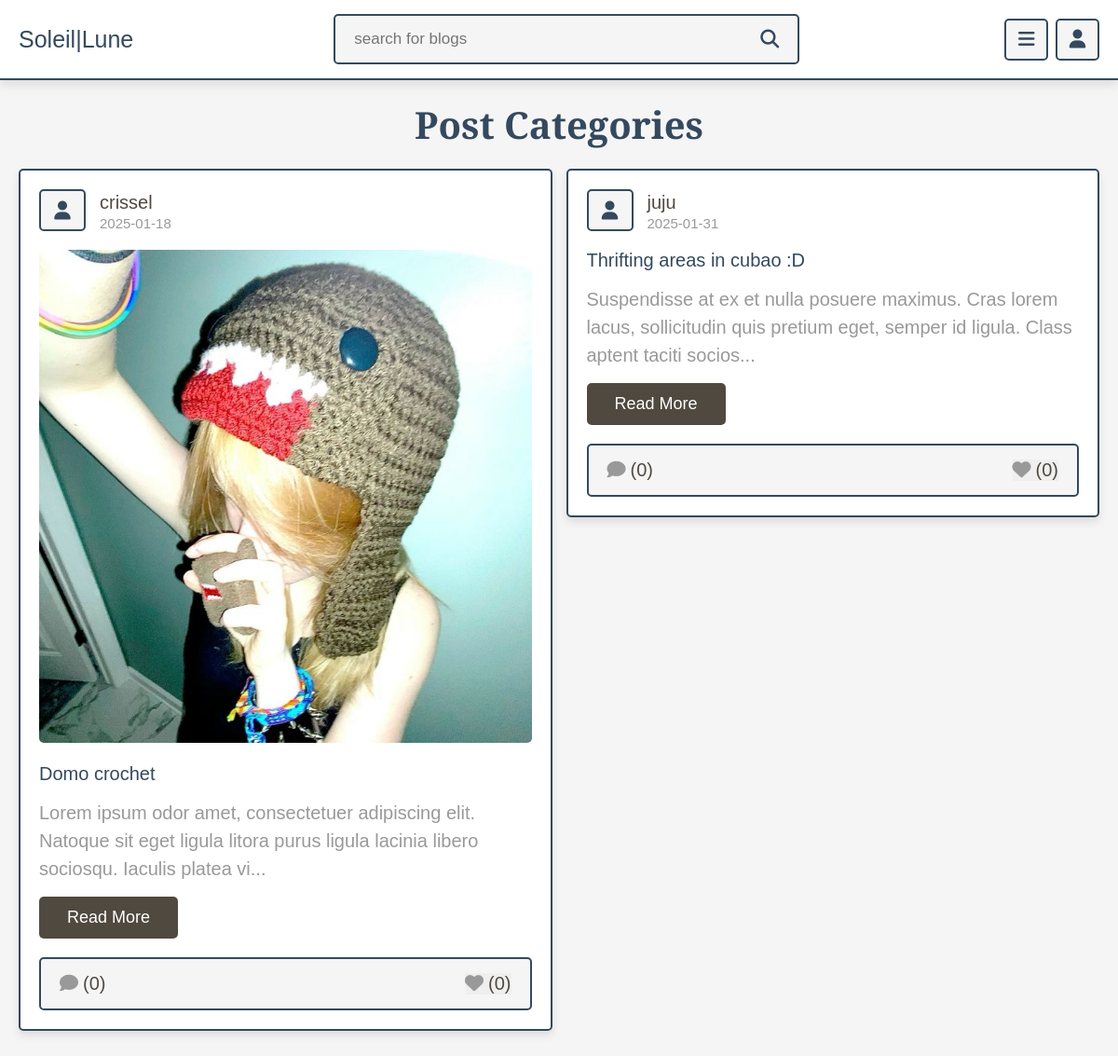
Screenshot of /category.php?category=fashion,style,shopping with the database file from the repository.
### tables this page shows
CREATE TABLE `posts` (
  `id` int(100) NOT NULL,
  `admin_id` int(100) NOT NULL,
  `name` varchar(100) NOT NULL,
  `title` varchar(100) NOT NULL,
  `content` varchar(10000) NOT NULL,
  `category` varchar(50) NOT NULL,
  `image` varchar(100) NOT NULL,
  `date` date NOT NULL DEFAULT current_timestamp(),
  `status` varchar(10) NOT NULL
);

### category.php (the view, shortened to what this page needs)
<?php
include 'components/connect.php';
if(isset($_SESSION['user_id'])){
   $user_id = $_SESSION['user_id'];
}else{
   $user_id = '';
};
if(isset($_GET['category'])){
   $category = $_GET['category'];
}else{
   $category = '';
}
?>
<!DOCTYPE html>
<html lang="en">
<head>
   <link rel="icon" type="image/x-icon" href="fav/sm.ico">   <link rel="stylesheet" href="https://cdnjs.cloudflare.com/ajax/libs/font-awesome/6.1.1/css/all.min.css">
   <link rel="stylesheet" href="css/style.css">
</head>
<body>
   <?php include 'components/user_header.php'; ?>
<section class="posts-container">
   <h1 class="heading">post categories</h1>
   <div class="box-container">
      <?php
         $select_posts = $conn->prepare("SELECT * FROM `posts` WHERE category = ? and status = ?");
         $select_posts->execute([$category, 'active']);
         if($select_posts->rowCount() > 0){
            while($fetch_posts = $select_posts->fetch(PDO::FETCH_ASSOC)){
            $post_id = $fetch_posts['id'];
            $count_post_comments = $conn->prepare("SELECT * FROM `comments` WHERE post_id = ?");
            $count_post_comments->execute([$post_id]);
            $total_post_comments = $count_post_comments->rowCount();
            $count_post_likes = $conn->prepare("SELECT * FROM `likes` WHERE post_id = ?");
            $count_post_likes->execute([$post_id]);
            $total_post_likes = $count_post_likes->rowCount();
            $confirm_likes = $conn->prepare("SELECT * FROM `likes` WHERE user_id = ? AND post_id = ?");
            $confirm_likes->execute([$user_id, $post_id]);
      ?>
      <form class="box" method="post">
         <div class="post-admin">
            <i class="fas fa-user"></i>
            <div>
               <a href="author_posts.php?author=<?= $fetch_posts['name']; ?>"><?= $fetch_posts['name']; ?></a>
               <div><?= $fetch_posts['date']; ?></div>
            </div>
         </div>
         <?php
            if($fetch_posts['image'] != ''){
         ?>
         <img src="uploaded_img/<?= $fetch_posts['image']; ?>" class="post-image" alt="">
         <?php
         }
         ?>
         <div class="post-title"><?= $fetch_posts['title']; ?></div>
         <div class="post-content content-150"><?= $fetch_posts['content']; ?></div>
         <a href="view_post.php?post_id=<?= $post_id; ?>" class="inline-btn">read more</a>
         <div class="icons">
            <a href="view_post.php?post_id=<?= $post_id; ?>"><i class="fas fa-comment"></i><span>(<?= $total_post_comments; ?>)</span></a>
            <button type="submit" name="like_post"><i class="fas fa-heart" style="<?php if($confirm_likes->rowCount() > 0){ echo 'color:var(--red);'; } ?>  "></i><span>(<?= $total_post_likes; ?>)</span></button>
         </div>
      </form>
      <?php
         }
      }else{
         echo '<p class="empty">no posts found for this category!</p>';
      }
      ?>
   </div>
</section>
</body>
</html>

### css/style.css (style rules this page uses)
:root { --main-color:#4F493F; --red:#e74c3c; --orange:#AD6B4B; --black:#34495e; --white:#fff; --light-bg:#f5f5f5; --light-color:#999; --border:.2rem solid var(--black); --box-shadow:0 .5rem 1rem rgba(0,0,0,.1); }
* { font-family: 'Playfair Display', sans-serif; margin:0; padding:0; box-sizing: border-box; outline: none; border:none; text-decoration: none; }
html { font-size: 62.5%; overflow-x: hidden; scroll-behavior: smooth; scroll-padding-top: 7rem; }
body { background-color: var(--light-bg); padding-bottom: 7rem; }
section { padding:2rem; margin: 0 auto; max-width: 1200px; }
.btn, .delete-btn, .option-btn, .inline-btn, .inline-option-btn, .inline-delete-btn { margin-top: 1rem; border-radius: .5rem; cursor: pointer; font-size: 1.8rem; color:var(--white); padding:1.2rem 3rem; text-transform: capitalize; text-align: center; }
.inline-btn, .inline-option-btn, .inline-delete-btn { display: inline-block; margin-right: 1rem; }
.inline-btn, .btn { background-color: var(--main-color); }
.heading { margin-bottom: 2rem; text-align: center; font-size: 4rem; color:var(--black); text-transform: capitalize; }
.posts-container .box-container { display: grid; grid-template-columns: repeat(auto-fit, minmax(33rem, 1fr)); gap:1.5rem; align-items: flex-start; justify-content: center; }
.posts-container .box-container .box { border:var(--border); box-shadow: var(--box-shadow); border-radius: .5rem; background-color: var(--white); padding:2rem; overflow: hidden; }
.posts-container .box-container .box .post-admin { display: flex; align-items: center; gap:1.5rem; margin-bottom: 2rem; }
.posts-container .box-container .box .post-admin i { text-align: center; height: 4.5rem; width: 5rem; line-height: 4.2rem; font-size: 2rem; border:var(--border); border-radius: .5rem; background-color: var(--light-bg); color:var(--black); }
.posts-container .box-container .box .post-admin a { font-size: 2rem; color:var(--main-color); }
.posts-container .box-container .box .post-admin div { font-size: 1.5rem; margin-top: .2rem; color:var(--light-color); }
.posts-container .box-container .box .post-image { width: 100%; border-radius: .5rem; margin-bottom: 2rem; }
.posts-container .box-container .box .post-title { font-size: 2rem; color:var(--black); overflow: hidden; text-overflow: ellipsis; white-space: nowrap; margin-bottom: 1rem; }
.posts-container .box-container .box .post-content { font-size: 2rem; line-height: 1.5; padding:.5rem 0; color:var(--light-color); white-space: pre-line; }
.posts-container .box-container .box .post-content::after { content: '...'; }
.posts-container .box-container .box .icons { display: flex; align-items: center; justify-content: space-between; gap:1rem; background-color: var(--light-bg); border-radius: .5rem; padding:1.5rem 2rem; border:var(--border); margin-top: 2rem; }
.posts-container .box-container .box .icons button { cursor: pointer; }
.posts-container .box-container .box .icons i { margin-right:.5rem; font-size:2rem; color:var(--light-color); }
.posts-container .box-container .box .icons span { font-size: 2rem; color:var(--main-color); }

### rows the page displays
posts: name "crissel", date "2025-01-18", image (picture), title "Domo crochet", content "Lorem ipsum odor amet, consectetuer adipiscing elit. Natoque sit eget ligula litora purus ligula lacinia libero sociosqu. Iaculis platea vi", total_post_comments "0", total_post_likes "0"
posts: name "juju", date "2025-01-31", title "Thrifting areas in cubao :D", content "Suspendisse at ex et nulla posuere maximus. Cras lorem lacus, sollicitudin quis pretium eget, semper id ligula. Class aptent taciti socios", total_post_comments "0", total_post_likes "0"
